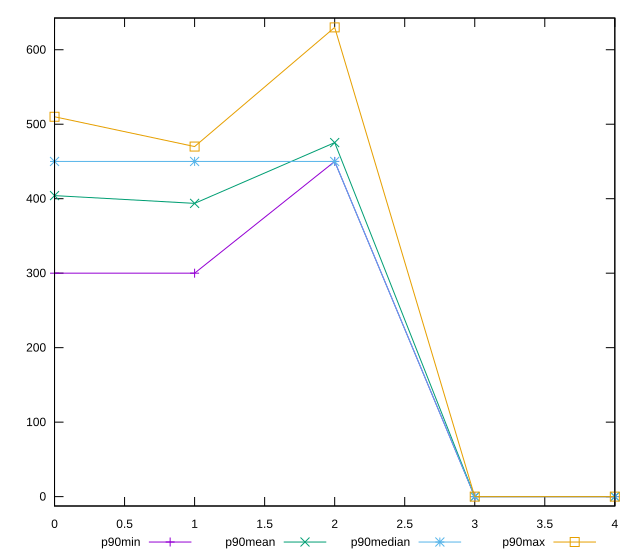

This figure's gnuplot source:
reset

$p90Min <<EOF
0 300
1 300
2 450
3 0
4 0
EOF

$p90Mean <<EOF
0 404.1489361702128
1 393.72340425531917
2 475.3191489361702
3 0
4 0
EOF

$p90Median <<EOF
0 450
1 450
2 450
3 0
4 0
EOF

$p90Max <<EOF
0 510
1 470
2 630
3 0
4 0
EOF

set key outside below
set xrange [0:4]
set yrange [-12.6:642.6]
set trange [-12.6:642.6]
set terminal svg size 640, 560 enhanced background rgb 'white'
set output "report_00018_2021-02-10T15-25-16.877Z/uses-webp-images/progression/value.svg"

plot $p90Min title "p90min" with linespoints, \
     $p90Mean title "p90mean" with linespoints, \
     $p90Median title "p90median" with linespoints, \
     $p90Max title "p90max" with linespoints

reset
